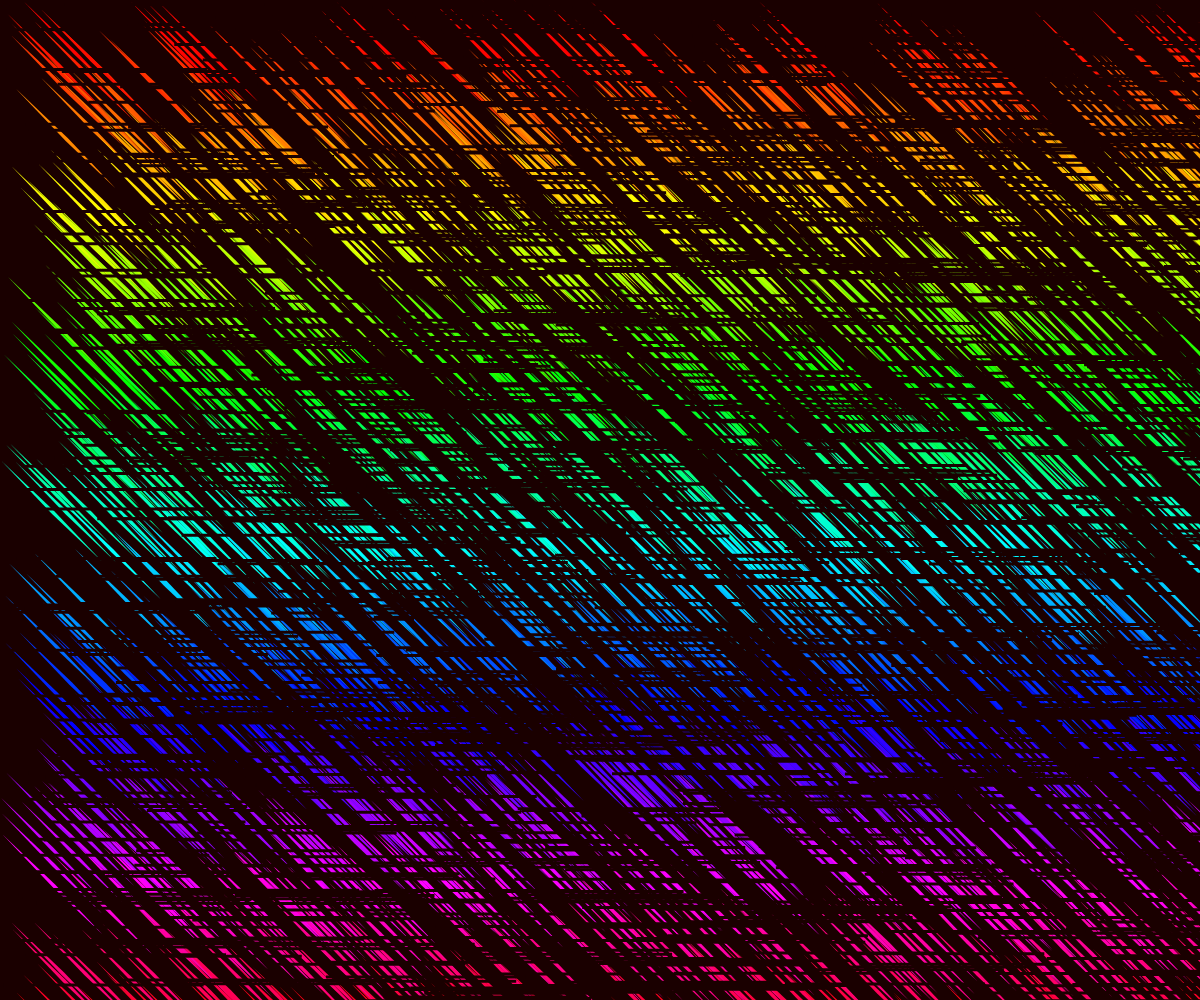
Frame 1 (no input)
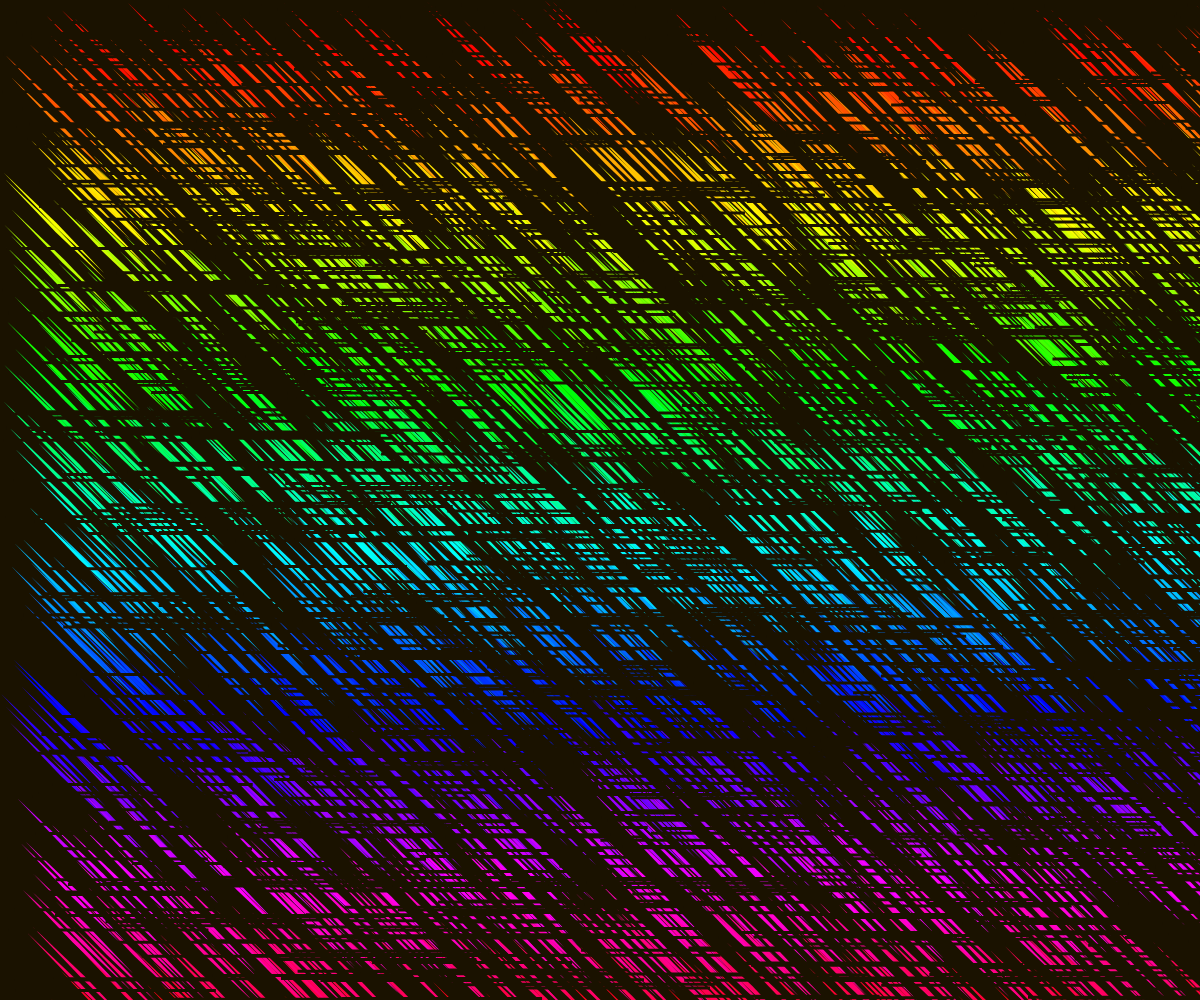
Frame 60 (no input)
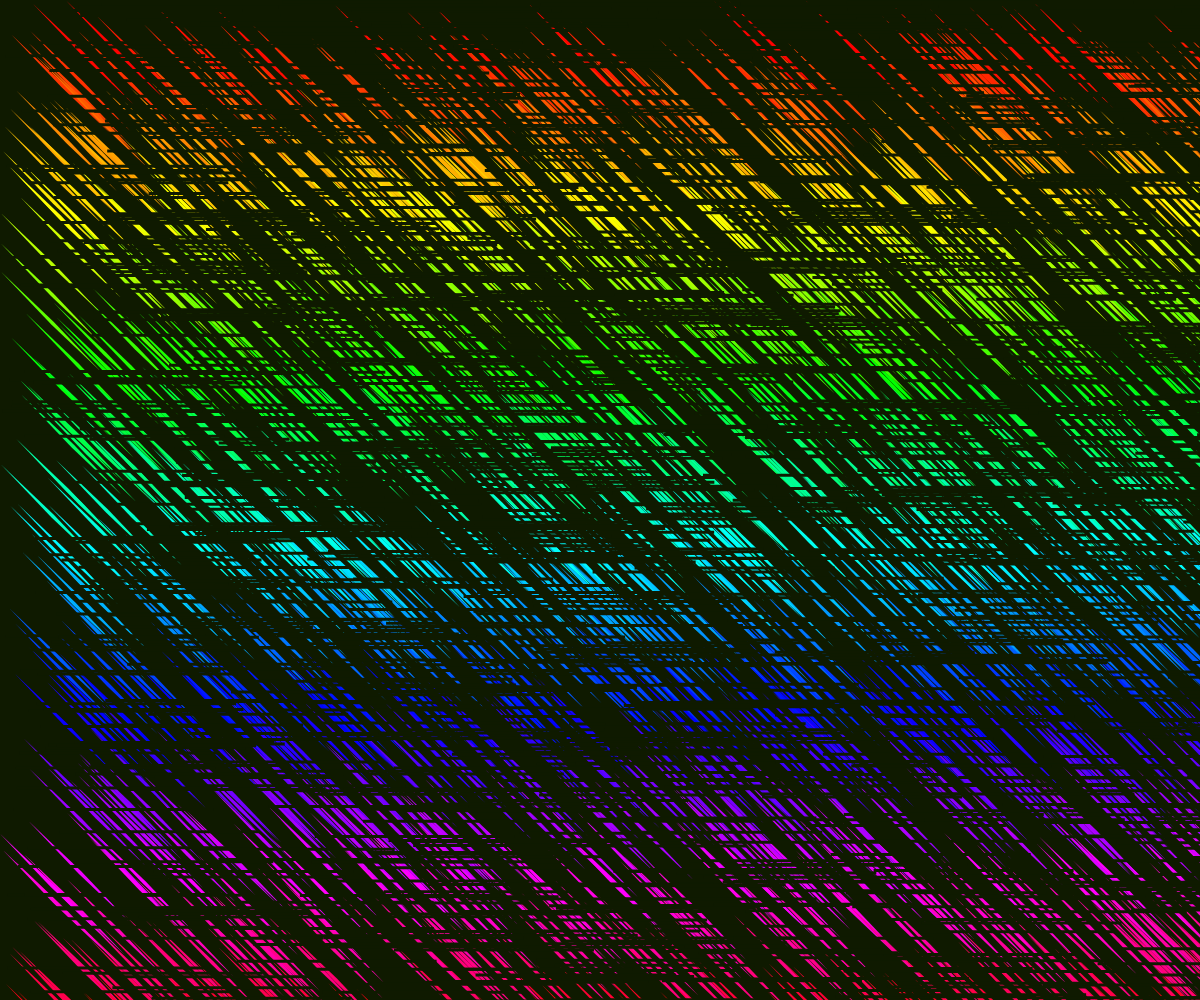
Frame 120 (the mouse pressed at the canvas centre since frame 60)

The p5.js sketch that drew these frames (run headless with seeded random() and noise() and a simulated clock; from frame 60 on, the mouse is pressed at the canvas centre):

// p5.js sketch
// ── sketch.js
let hue = 0;

function setup() {
	createCanvas(windowWidth, windowHeight);
	background(100);

	noStroke();
	colorMode(HSB, height);
}

function draw() {
	background(hue, height, height*0.1);

	for (i = 0; i < 1500; i++) {
		let x1 = random(0, width);
		let y1 = random(0, height);
		fill(y1, height, height);
		quad(x1, y1, x1 + 50, y1 + 52.5, x1 + 100, y1 + 100, x1 + 52.5, y1 + 50);
	}

	let ii = 0;
	while (ii < 1100) {
		let x2 = random(0, width);
		let y2 = random(0, height);
		fill(hue, height, height*0.1);
		rect(x2, y2, 200, 3);
		ii++;
	}
	if (hue <= height) {
		hue = hue + 2;
	} else {
		hue = 0;
	}
}
